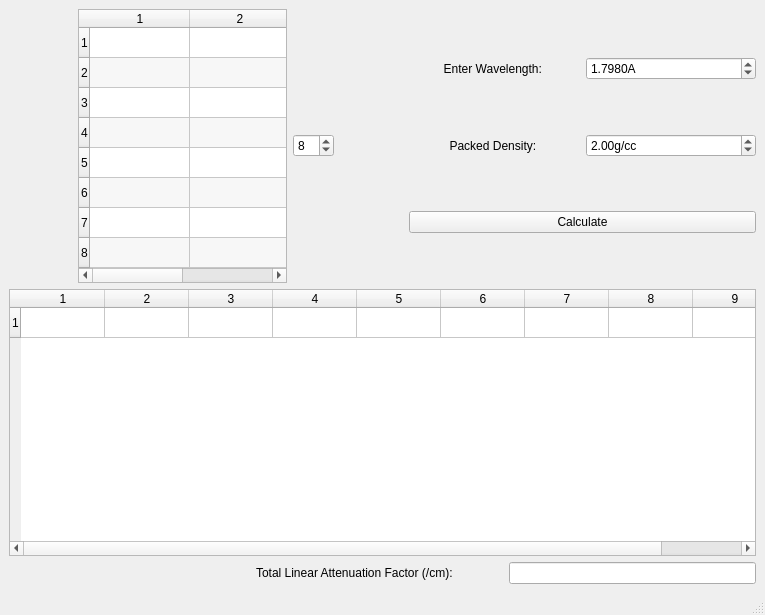
<?xml version="1.0" encoding="UTF-8"?>
<ui version="4.0">
 <class>MainWindow</class>
 <widget class="QMainWindow" name="MainWindow">
  <property name="geometry">
   <rect>
    <x>0</x>
    <y>0</y>
    <width>765</width>
    <height>615</height>
   </rect>
  </property>
  <property name="windowTitle">
   <string>Linear Attenuation Calculator</string>
  </property>
  <widget class="QWidget" name="centralwidget">
   <layout class="QGridLayout" name="gridLayout_2">
    <item row="2" column="0">
     <layout class="QHBoxLayout" name="horizontalLayout_2" stretch="1,1,1">
      <item>
       <spacer name="horizontalSpacer">
        <property name="orientation">
         <enum>Qt::Horizontal</enum>
        </property>
        <property name="sizeHint" stdset="0">
         <size>
          <width>40</width>
          <height>20</height>
         </size>
        </property>
       </spacer>
      </item>
      <item>
       <widget class="QLabel" name="label">
        <property name="text">
         <string>Total Linear Attenuation Factor (/cm): </string>
        </property>
       </widget>
      </item>
      <item>
       <widget class="QLineEdit" name="totalAttBox"/>
      </item>
     </layout>
    </item>
    <item row="0" column="0">
     <layout class="QVBoxLayout" name="verticalLayout">
      <item>
       <layout class="QHBoxLayout" name="horizontalLayout" stretch="1,3,0,1,5">
        <item>
         <spacer name="horizontalSpacer_2">
          <property name="orientation">
           <enum>Qt::Horizontal</enum>
          </property>
          <property name="sizeHint" stdset="0">
           <size>
            <width>5</width>
            <height>5</height>
           </size>
          </property>
         </spacer>
        </item>
        <item>
         <widget class="QTableWidget" name="tableInput">
          <property name="minimumSize">
           <size>
            <width>0</width>
            <height>0</height>
           </size>
          </property>
          <property name="autoFillBackground">
           <bool>false</bool>
          </property>
          <property name="sizeAdjustPolicy">
           <enum>QAbstractScrollArea::AdjustToContentsOnFirstShow</enum>
          </property>
          <property name="alternatingRowColors">
           <bool>true</bool>
          </property>
          <property name="rowCount">
           <number>8</number>
          </property>
          <property name="columnCount">
           <number>2</number>
          </property>
          <attribute name="horizontalHeaderStretchLastSection">
           <bool>true</bool>
          </attribute>
          <row/>
          <row/>
          <row/>
          <row/>
          <row/>
          <row/>
          <row/>
          <row/>
          <column/>
          <column/>
         </widget>
        </item>
        <item>
         <widget class="QSpinBox" name="spinTableRows">
          <property name="minimum">
           <number>1</number>
          </property>
          <property name="value">
           <number>8</number>
          </property>
         </widget>
        </item>
        <item>
         <spacer name="horizontalSpacer_3">
          <property name="orientation">
           <enum>Qt::Horizontal</enum>
          </property>
          <property name="sizeHint" stdset="0">
           <size>
            <width>5</width>
            <height>5</height>
           </size>
          </property>
         </spacer>
        </item>
        <item>
         <layout class="QVBoxLayout" name="verticalLayout_2">
          <item>
           <layout class="QHBoxLayout" name="horizontalLayout_3" stretch="1,1">
            <item>
             <widget class="QLabel" name="label_2">
              <property name="text">
               <string>Enter Wavelength: </string>
              </property>
              <property name="alignment">
               <set>Qt::AlignCenter</set>
              </property>
             </widget>
            </item>
            <item>
             <widget class="QDoubleSpinBox" name="wavelength_input">
              <property name="suffix">
               <string>A</string>
              </property>
              <property name="decimals">
               <number>4</number>
              </property>
              <property name="singleStep">
               <double>0.000100000000000</double>
              </property>
              <property name="value">
               <double>1.798000000000000</double>
              </property>
             </widget>
            </item>
           </layout>
          </item>
          <item>
           <layout class="QHBoxLayout" name="horizontalLayout_4" stretch="1,1">
            <item>
             <widget class="QLabel" name="label_3">
              <property name="text">
               <string>Packed Density: </string>
              </property>
              <property name="alignment">
               <set>Qt::AlignCenter</set>
              </property>
             </widget>
            </item>
            <item>
             <widget class="QDoubleSpinBox" name="density_input">
              <property name="suffix">
               <string>g/cc</string>
              </property>
              <property name="singleStep">
               <double>0.010000000000000</double>
              </property>
              <property name="value">
               <double>2.000000000000000</double>
              </property>
             </widget>
            </item>
           </layout>
          </item>
          <item>
           <widget class="QPushButton" name="buttonCalculate">
            <property name="text">
             <string>Calculate</string>
            </property>
           </widget>
          </item>
         </layout>
        </item>
       </layout>
      </item>
     </layout>
    </item>
    <item row="1" column="0">
     <widget class="QTableWidget" name="tableOutput">
      <property name="editTriggers">
       <set>QAbstractItemView::NoEditTriggers</set>
      </property>
      <property name="rowCount">
       <number>1</number>
      </property>
      <property name="columnCount">
       <number>9</number>
      </property>
      <attribute name="horizontalHeaderDefaultSectionSize">
       <number>84</number>
      </attribute>
      <attribute name="horizontalHeaderStretchLastSection">
       <bool>true</bool>
      </attribute>
      <row/>
      <column/>
      <column/>
      <column/>
      <column/>
      <column/>
      <column/>
      <column/>
      <column/>
      <column/>
     </widget>
    </item>
   </layout>
  </widget>
  <widget class="QMenuBar" name="menubar">
   <property name="geometry">
    <rect>
     <x>0</x>
     <y>0</y>
     <width>765</width>
     <height>21</height>
    </rect>
   </property>
  </widget>
  <widget class="QStatusBar" name="statusbar"/>
 </widget>
 <resources/>
 <connections/>
</ui>
